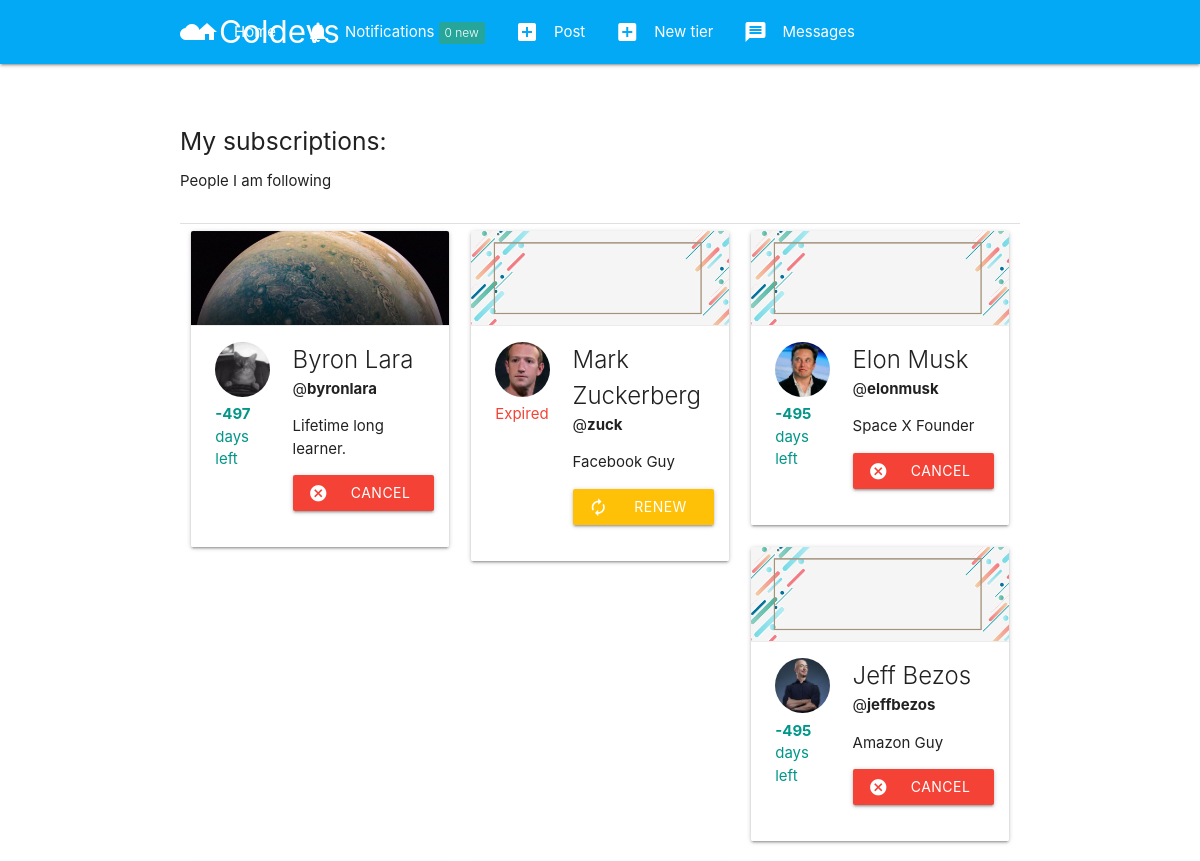
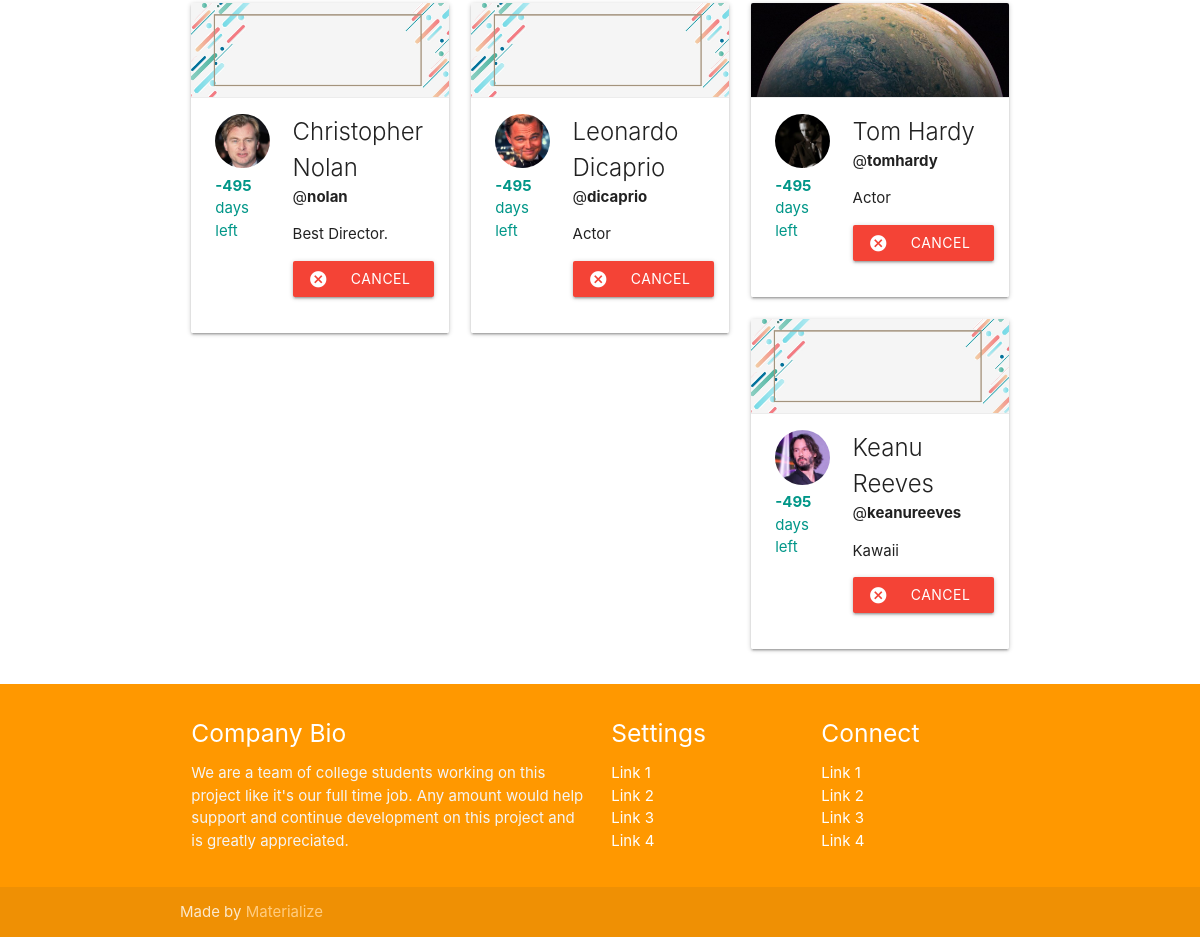
/sub/myfollows/ (signed in), run on the app's committed database (2 pictures, top to bottom).
### tier/models.py (models this page shows, shortened)
class Subscription(models.Model):
    subscriber = models.ForeignKey(User, on_delete=models.CASCADE, related_name='subscriber')
    subscribed = models.ForeignKey(User, on_delete=models.CASCADE, related_name='subscribed')
    tier = models.ForeignKey(Tier, on_delete=models.CASCADE, related_name='tier')
    date = models.DateTimeField(auto_now_add=True)
    expired = models.BooleanField(default=False)

### authy/models.py (models this page shows, shortened)
class Profile(models.Model):
	user = models.OneToOneField(User, on_delete=models.CASCADE, related_name='profile')
	location = models.CharField(max_length=50, null=True, blank=True)
	url = models.CharField(max_length=80, null=True, blank=True)
	profile_info = models.TextField(max_length=150, null=True, blank=True)
	created = models.DateField(auto_now_add=True)
	picture = models.ImageField(upload_to=user_directory_path_profile, blank=True, null=True, verbose_name='Picture')
	banner = models.ImageField(upload_to=user_directory_path_banner, blank=True, null=True, verbose_name='Banner')

### tier/views.py (the view)
# urls.py: path('myfollows/', FollowingList, name='myfollows'),
def FollowingList(request):
    my_follows = Subscription.objects.filter(subscriber=request.user)
    for follows in my_follows:
        if follows.expired != True:
            end_date = datetime.now() - timedelta(days=30)
            remaining = follows.date.replace(tzinfo=None) - end_date.replace(tzinfo=None)
            days_left = remaining.days
            follows.date = days_left
    context = {
        'my_follows': my_follows
    }
    return render(request, 'following_list.html', context)

### authy/views.py (called while the page is built)
def SideNavInfo(request):
	user = request.user
	nav_profile = None
	fans = None
	follows = None
	if user.is_authenticated:
		nav_profile = Profile.objects.get(user=user)
		fans = Subscription.objects.filter(subscribed=user).count()
		follows = Subscription.objects.filter(subscriber=user).count()
	return {'nav_profile': nav_profile, 'fans': fans, 'follows': follows}

### direct/views.py (called while the page is built)
def CheckDirects(request):
    directs_count = 0
    if request.user.is_authenticated:
        directs_count = Message.objects.filter(user=request.user, is_read=False).count()
    return {'directs_count': directs_count}

### notifications/views.py (called while the page is built)
def CountNotifications(request):
    count_notifications = None
    if request.user.is_authenticated:
        count_notifications = Notification.objects.filter(user=request.user, is_seen=False).count()
    return {'count_notifications': count_notifications}

### fans_clone/templates/following_list.html (shortened to what this page needs)
{% extends 'base.html' %}
{% load static %}
{% block content %}
<div class="section">
  <h5>My subscriptions:</h5>
  <p>People I am following</p>
</div>
<div class="divider"></div>
{% for person in my_follows %}
    <div class="col s12 m4">
              <div class="card">
                <div class="card-image">
                {% if person.subscribed.profile.banner %}
                    <img src="{{ person.subscribed.profile.banner.url }}">
                  {% else %}
                    <img src="{% static 'img/nobanner.jpg' %}">
                  {% endif %}
                </div>
                <div class="card-action">
                    <div class="row">
                        <div class="col s4">
                        {% if person.subscribed.profile.picture %}
                            <img src="{{ person.subscribed.profile.picture.url }}" class="circle responsive-img">
                          {% else %}
                            <img src="{% static 'img/no_avatar.jpg' %}" class="circle responsive-img">
                          {% endif %}
                          {% if person.expired == True %}
                            <span class="red-text">Expired</span>
                          {% else %}
                            <span class="teal-text accent-4"><b>{{ person.date }}</b> days left</span>
                          {% endif %}
                        </div>
                        <div class="col s8">
                            <span class="card-title">
                                {{ person.subscribed.first_name }} {{ person.subscribed.last_name }}
                            </span>
                            <br>
                            <span>@<b>{{ person.subscribed.username }}</b></span>
                            <p>{{ person.subscribed.profile.profile_info }}</p>
                            {% if person.expired == True %}
                                <a class="waves-effect waves-light btn amber"><i class="material-icons left">autorenew</i>Renew subscription</a>
                            {% else %}
                                <a class="waves-effect waves-light btn red"><i class="material-icons left">cancel</i>Cancel subscription</a>
                            {% endif %}
                        </div>
                    </div>
                </div>
              </div>
    </div>
{% endfor %}
{% endblock %}

### data on the page
Subscription: subscribed.profile.banner (picture), subscribed.profile.picture (placeholder picture), date "-497", subscribed.first_name "Byron", subscribed.last_name "Lara", subscribed.username "byronlara", subscribed.profile.profile_info "Lifetime long learner.", expired False (drawn)
Subscription: subscribed.profile.picture (placeholder picture), expired "Expired", subscribed.first_name "Mark", subscribed.last_name "Zuckerberg", subscribed.username "zuck", subscribed.profile.profile_info "Facebook Guy"
Subscription: subscribed.profile.picture (placeholder picture), date "-495", subscribed.first_name "Elon", subscribed.last_name "Musk", subscribed.username "elonmusk", subscribed.profile.profile_info "Space X Founder", expired False (drawn)
Subscription: subscribed.profile.picture (placeholder picture), date "-495", subscribed.first_name "Jeff", subscribed.last_name "Bezos", subscribed.username "jeffbezos", subscribed.profile.profile_info "Amazon Guy", expired False (drawn)
Subscription: subscribed.profile.picture (placeholder picture), date "-495", subscribed.first_name "Christopher", subscribed.last_name "Nolan", subscribed.username "nolan", subscribed.profile.profile_info "Best Director.", expired False (drawn)
Subscription: subscribed.profile.picture (placeholder picture), date "-495", subscribed.first_name "Leonardo", subscribed.last_name "Dicaprio", subscribed.username "dicaprio", subscribed.profile.profile_info "Actor", expired False (drawn)
Subscription: subscribed.profile.banner (picture), subscribed.profile.picture (placeholder picture), date "-495", subscribed.first_name "Tom", subscribed.last_name "Hardy", subscribed.username "tomhardy", subscribed.profile.profile_info "Actor", expired False (drawn)
Subscription: subscribed.profile.picture (placeholder picture), date "-495", subscribed.first_name "Keanu", subscribed.last_name "Reeves", subscribed.username "keanureeves", subscribed.profile.profile_info "Kawaii", expired False (drawn)

### other printed values
{{ count_notifications }} "0"
